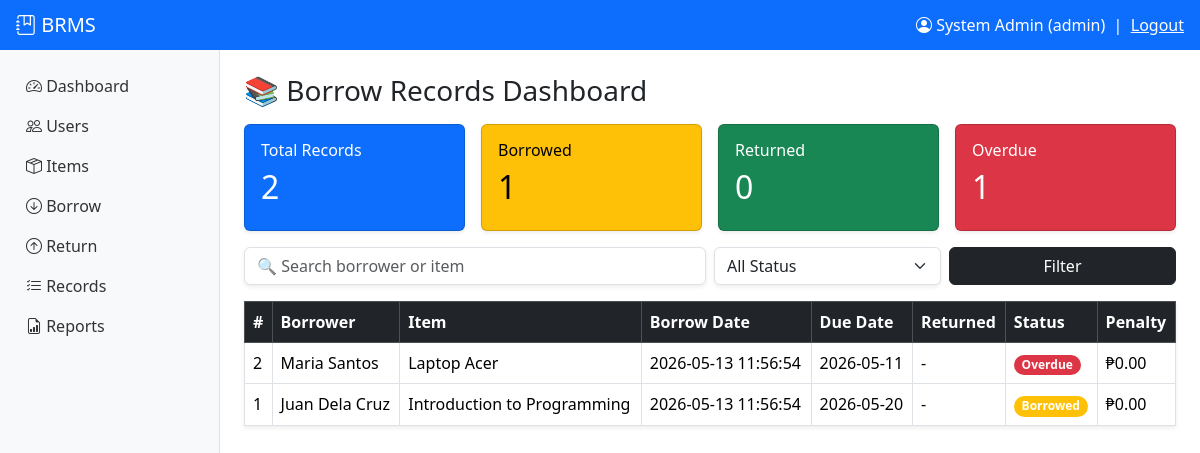
The app's page /admin/records.php (signed in) with its own data.
### tables this page shows
CREATE TABLE borrow_records (
    record_id INT AUTO_INCREMENT PRIMARY KEY,
    user_id INT NOT NULL,
    item_id INT NOT NULL,
    borrow_date DATETIME NOT NULL DEFAULT CURRENT_TIMESTAMP,
    due_date DATE NOT NULL,
    return_date DATETIME NULL,
    status ENUM('borrowed','returned','overdue') NOT NULL DEFAULT 'borrowed',
    penalty DECIMAL(8,2) DEFAULT 0,
    FOREIGN KEY (user_id) REFERENCES users(user_id) ON DELETE CASCADE,
    FOREIGN KEY (item_id) REFERENCES items(item_id) ON DELETE CASCADE
);

CREATE TABLE users (
    user_id INT AUTO_INCREMENT PRIMARY KEY,
    full_name VARCHAR(100) NOT NULL,
    username VARCHAR(50) UNIQUE NOT NULL,
    password VARCHAR(255) NOT NULL,  
    contact_number VARCHAR(20) NOT NULL,
    role ENUM('admin','borrower') NOT NULL DEFAULT 'borrower',
    created_at TIMESTAMP DEFAULT CURRENT_TIMESTAMP
);

CREATE TABLE items (
    item_id INT AUTO_INCREMENT PRIMARY KEY,
    item_code VARCHAR(30) UNIQUE NOT NULL,
    item_name VARCHAR(100) NOT NULL,
    category VARCHAR(50),
    quantity INT NOT NULL DEFAULT 0,
    description TEXT,
    created_at TIMESTAMP DEFAULT CURRENT_TIMESTAMP
);

### includes/auth.php (called while the page is built, shortened)
<?php
function current_user() {
    return [
        'id'   => $_SESSION['user_id']   ?? null,
        'name' => $_SESSION['full_name'] ?? '',
        'role' => $_SESSION['role']      ?? '',
    ];
}

### includes/functions.php (called while the page is built, shortened)
<?php
function e($s){ return htmlspecialchars($s ?? '', ENT_QUOTES, 'UTF-8'); }

### admin/records.php (the view, shortened to what this page needs)
<?php
require_once __DIR__.'/../includes/db.php';
require_once __DIR__.'/../includes/auth.php'; require_admin();
require_once __DIR__.'/../includes/functions.php';
$q = trim($_GET['q'] ?? '');
$total = $conn->query("SELECT COUNT(*) c FROM borrow_records")->fetch_assoc()['c'];
$borrowed = $conn->query("SELECT COUNT(*) c FROM borrow_records WHERE status='borrowed'")->fetch_assoc()['c'];
$returned = $conn->query("SELECT COUNT(*) c FROM borrow_records WHERE status='returned'")->fetch_assoc()['c'];
$overdue = $conn->query("SELECT COUNT(*) c FROM borrow_records WHERE status='overdue'")->fetch_assoc()['c'];
$sql = "
SELECT br.*, u.full_name, i.item_name
FROM borrow_records br
JOIN users u ON u.user_id = br.user_id
JOIN items i ON i.item_id = br.item_id
WHERE (u.full_name LIKE ? OR i.item_name LIKE ?)
";
$params = ["%$q%", "%$q%"];
$types = "ss";
$sql .= " ORDER BY br.record_id DESC";
$stmt = $conn->prepare($sql);
$stmt->bind_param($types, ...$params);
$stmt->execute();
$rows = $stmt->get_result();
include __DIR__.'/../includes/header.php';
?>
<h3 class="mb-3">📚 Borrow Records Dashboard</h3>
<div class="row g-3 mb-3">
  <div class="col-md-3">
    <div class="card text-bg-primary shadow-sm">
      <div class="card-body">
        <h6>Total Records</h6>
        <h2><?= $total ?></h2>
      </div>
    </div>
  </div>
  <div class="col-md-3">
    <div class="card text-bg-warning shadow-sm">
      <div class="card-body">
        <h6>Borrowed</h6>
        <h2><?= $borrowed ?></h2>
      </div>
    </div>
  </div>
  <div class="col-md-3">
    <div class="card text-bg-success shadow-sm">
      <div class="card-body">
        <h6>Returned</h6>
        <h2><?= $returned ?></h2>
      </div>
    </div>
  </div>
  <div class="col-md-3">
    <div class="card text-bg-danger shadow-sm">
      <div class="card-body">
        <h6>Overdue</h6>
        <h2><?= $overdue ?></h2>
      </div>
    </div>
  </div>
</div>
<form class="row g-2 mb-3">
  <div class="col-md-6">
    <input class="form-control shadow-sm"
           name="q"
           value="<?= e($q) ?>"
           placeholder="🔍 Search borrower or item">
  </div>
  <div class="col-md-3">
    <select name="status" class="form-select shadow-sm">
      <option value="">All Status</option>
    </select>
  </div>
  <div class="col-md-3">
    <button class="btn btn-dark w-100">Filter</button>
  </div>
</form>
<table class="table table-hover table-bordered bg-white shadow-sm">
<thead class="table-dark">
<tr>
  <th>#</th>
  <th>Borrower</th>
  <th>Item</th>
  <th>Borrow Date</th>
  <th>Due Date</th>
  <th>Returned</th>
  <th>Status</th>
  <th>Penalty</th>
</tr>
</thead>
<tbody>
<?php while($r=$rows->fetch_assoc()):
  $color = [
    'borrowed' => 'warning',
    'returned' => 'success',
    'overdue'  => 'danger'
  ][$r['status']] ?? 'secondary';
?>
<tr>
  <td><?= $r['record_id'] ?></td>
  <td><?= e($r['full_name']) ?></td>
  <td><?= e($r['item_name']) ?></td>
  <td><?= e($r['borrow_date']) ?></td>
  <td><?= e($r['due_date']) ?></td>
  <td><?= e($r['return_date'] ?? '-') ?></td>
  <td>
    <span class="badge rounded-pill bg-<?= $color ?>">
      <?= ucfirst($r['status']) ?>
    </span>
  </td>
  <td>₱<?= number_format($r['penalty'], 2) ?></td>
</tr>
<?php endwhile; ?>
</tbody>
</table>
<?php include __DIR__.'/../includes/footer.php'; ?>

### includes/header.php (shortened to what this page needs)
<?php require_once __DIR__.'/auth.php'; require_login(); $u = current_user(); ?>
<!doctype html>
<html lang="en"><head>
<link href="https://cdn.jsdelivr.net/npm/bootstrap@5.3.2/dist/css/bootstrap.min.css" rel="stylesheet">
<link href="https://cdn.jsdelivr.net/npm/bootstrap-icons@1.11.1/font/bootstrap-icons.css" rel="stylesheet">
<link href="/brms/assets/css/style.css" rel="stylesheet">
</head><body>
<nav class="navbar navbar-dark bg-primary px-3">
  <span class="navbar-brand mb-0 h1"><i class="bi bi-journal-bookmark"></i> BRMS</span>
  <div class="text-white">
    <i class="bi bi-person-circle"></i> <?=e($u['name'])?> (<?=e($u['role'])?>)
    &nbsp;|&nbsp; <a class="text-white" href="/brms/logout.php">Logout</a>
  </div>
</nav>
<div class="d-flex">
<aside class="sidebar bg-light p-3">
<?php if($u['role']==='admin'): ?>
  <a href="/brms/admin/dashboard.php" class="d-block py-2"><i class="bi bi-speedometer2"></i> Dashboard</a>
  <a href="/brms/admin/users.php" class="d-block py-2"><i class="bi bi-people"></i> Users</a>
  <a href="/brms/admin/items.php" class="d-block py-2"><i class="bi bi-box-seam"></i> Items</a>
  <a href="/brms/admin/borrow.php" class="d-block py-2"><i class="bi bi-arrow-down-circle"></i> Borrow</a>
  <a href="/brms/admin/return.php" class="d-block py-2"><i class="bi bi-arrow-up-circle"></i> Return</a>
  <a href="/brms/admin/records.php" class="d-block py-2"><i class="bi bi-list-check"></i> Records</a>
  <a href="/brms/reports/reports.php" class="d-block py-2"><i class="bi bi-file-earmark-bar-graph"></i> Reports</a>
<?php else: ?>
  <a href="/brms/user/dashboard.php" class="d-block py-2"><i class="bi bi-speedometer2"></i> Dashboard</a>
  <a href="/brms/user/history.php" class="d-block py-2"><i class="bi bi-clock-history"></i> My History</a>
<?php endif; ?>
</aside>
<main class="flex-grow-1 p-4">

### includes/footer.php (shortened to what this page needs)
</main></div>
</body></html>

### assets/css/style.css (style rules this page uses)
.sidebar { width: 220px; min-height: calc(100vh - 56px); border-right: 1px solid #dee2e6; }
.sidebar a { color: #333; text-decoration: none; border-radius: 6px; padding-left: 10px; }

### records on screen
borrow_records: record_id "2", user.full_name "Maria Santos", item.item_name "Laptop Acer", borrow_date "2026-05-13 11:56:54", due_date "2026-05-11", return_date "-", status "Overdue", penalty "0.00"
borrow_records: record_id "1", user.full_name "Juan Dela Cruz", item.item_name "Introduction to Programming", borrow_date "2026-05-13 11:56:54", due_date "2026-05-20", return_date "-", status "Borrowed", penalty "0.00"

### other values on screen
$u['name'] "System Admin"
$u['role'] "admin"
$total "2"
$borrowed "1"
$returned "0"
$overdue "1"
